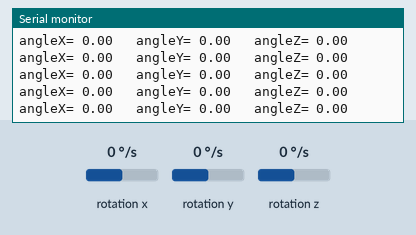
Recording of a sketch running on a simulated Arduino Uno, built with avr-gcc and run on an emulated ATmega328P. Shown: the last lines printed to the serial monitor. Wiring (inferred from the names in the program): L3G4200D gyroscope at I2C address 0x69. The test bench sets the inputs (shaded band); at power-on: rotation x 0 °/s, rotation y 0 °/s, rotation z 0 °/s.

Above: at 1.3 s.
1.4 s: rotation x set to -192 °/s
At 1.54 s:
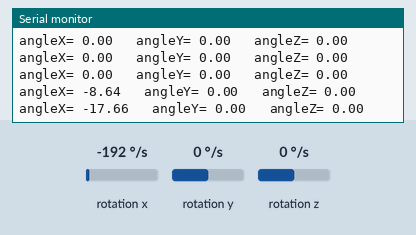
4.4 s: rotation y set to -192 °/s
At 4.41 s:
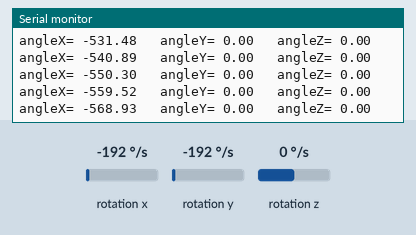
7.4 s: rotation z set to -192 °/s
At 7.42 s:
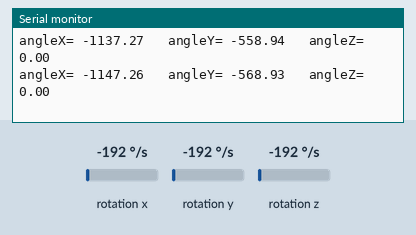
10.4 s: rotation y set to 192 °/s
At 10.4 s:
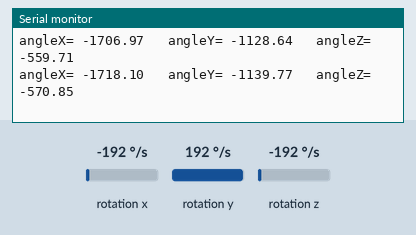
13.4 s: rotation z set to 192 °/s
At 13.4 s:
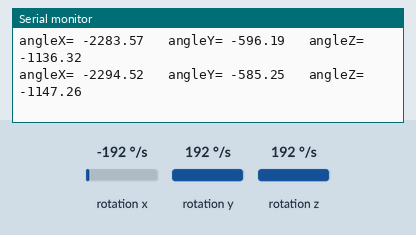
16.4 s: rotation y set to -100 °/s
At 16.44 s:
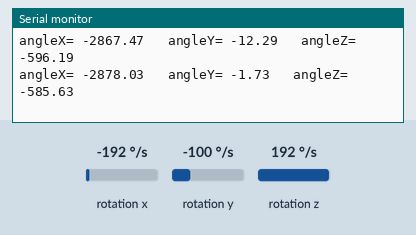
Timing chart, 0 to 19.4 s (numbered marks = the images above; inputs shaded):
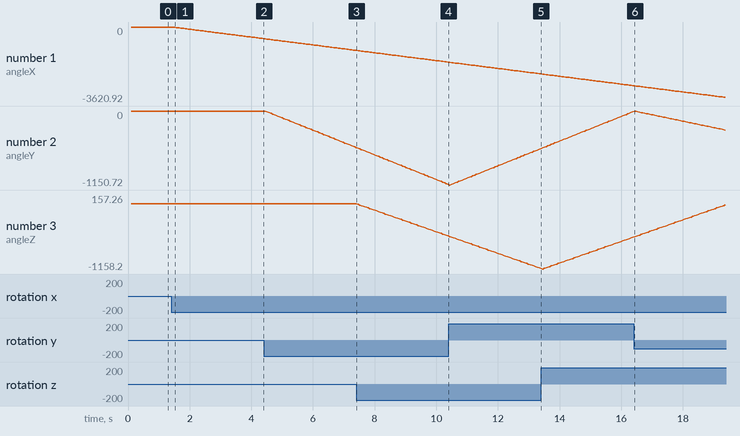

Measured:
- after the input at 1.4 s, the serial monitor: prints a new line after 0.08 s (image 1)
- plotted number 1: 0 → -568.93 after the input at 1.4 s

The sketch:

_34_gyroscope_code.ino
```cpp
// (licence header left out)
#include <Wire.h>
//--- Gyro Register Addresses
#define Gyro_gX0 0x28
#define Gyro_gX1 0x29
#define Gyro_gY0 0x2A
#define Gyro_gY1 0x2B
#define Gyro_gZ0 0x2C
#define Gyro_gZ1 0x2D
int Gyro = 0x69; //Device address in which is also included the 8th bit for selecting the mode, read in this case.
int gX0, gX1, gX_out;
int gY0, gY1, gY_out;
int gZ0, gZ1, gZ_out;
float Xg, Yg, Zg;
float angleX, angleY, angleZ, angleXc, angleYc, angleZc;
unsigned long start, finished, elapsed;
float dt = 0.015;
void setup()
{
  Wire.begin();
  Serial.begin(9600);
  delay(100);

  Wire.beginTransmission(Gyro);
  Wire.write(0x20); // CTRL_REG1 - Power Mode
  Wire.write(15);   // Normal mode: 15d - 00001111b
  Wire.endTransmission();

  Wire.beginTransmission(Gyro);
  Wire.write(0x23); // CTRL_REG4 - Sensitivity, Scale Selection
  Wire.write(48);   // 2000dps: 48d - 00110000b
  Wire.endTransmission();
}
void loop()
{
  start = millis();
  //---- X-Axis
  Wire.beginTransmission(Gyro); // transmit to device
  Wire.write(Gyro_gX0);
  Wire.endTransmission();
  Wire.requestFrom(Gyro, 1);
  //if (Wire.available() <= 1)
  //{
    gX0 = Wire.read();
  //}
  Wire.beginTransmission(Gyro); // transmit to device
  Wire.write(Gyro_gX1);
  Wire.endTransmission();
  Wire.requestFrom(Gyro, 1);
  //if (Wire.available() <= 1)
  //{
    gX1 = Wire.read();
  //}
  //---- Y-Axis
  Wire.beginTransmission(Gyro); // transmit to device
  Wire.write(Gyro_gY0);
  Wire.endTransmission();
  Wire.requestFrom(Gyro, 1);
  //if (Wire.available() <= 1)
  //{
    gY0 = Wire.read();
  //}
  Wire.beginTransmission(Gyro); // transmit to device
  Wire.write(Gyro_gY1);
  Wire.endTransmission();
  Wire.requestFrom(Gyro, 1);
  //if (Wire.available() <= 1)
  //{
    gY1 = Wire.read();
  //}

  //---- Z-Axis
  Wire.beginTransmission(Gyro); // transmit to device
  Wire.write(Gyro_gZ0);
  Wire.endTransmission();
  Wire.requestFrom(Gyro, 1);
  //if (Wire.available() <= 1)
  //{
    gZ0 = Wire.read();
  //}
  Wire.beginTransmission(Gyro); // transmit to device
  Wire.write(Gyro_gZ1);
  Wire.endTransmission();
  Wire.requestFrom(Gyro, 1);
  //if (Wire.available() <= 1)
  //{
    gZ1 = Wire.read();
  //}

  //---------- X - Axis

  // Raw Data
  gX1 = gX1 << 8;
  gX_out = gX0 + gX1;

  // From the datasheet: 70 mdps/digit
  Xg = gX_out * 0.07; // Angular rate
  // Angular_rate * dt = angle
  angleXc = Xg * dt;
  angleX = angleX + angleXc;
  //---------- Y - Axis
  gY1 = gY1 << 8;
  gY_out = gY0 + gY1;
  Yg = gY_out * 0.07;
  angleYc = Yg * dt;
  angleY = angleY + angleYc;

  //---------- Z - Axis
  gZ1 = gZ1 << 8;
  gZ_out = gZ0 + gZ1;
  Zg = gZ_out * 0.07;
  angleZc = Zg * dt;
  angleZ = angleZ + angleZc;

  // Prints the data on the Serial Monitor
  Serial.print("angleX= ");
  Serial.print(angleX);
  Serial.print("   angleY= ");
  Serial.print(angleY);
  Serial.print("   angleZ= ");
  Serial.println(angleZ);

  delay(10);
  // Calculating dt
  finished = millis();
  elapsed = finished - start;
  dt = elapsed / 1000.0;
  start = elapsed = 0;

}
```
